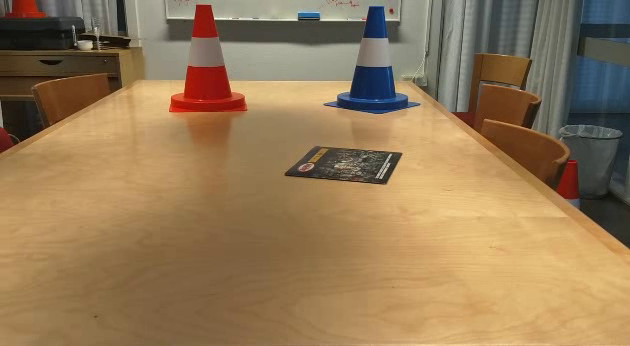
#> input picture frame 27 of multiple_cones_tracking_(exc2)/multiple_cone_tracking/videos/office-no_optical_flow.mp4, 630 x 346 px, given in place of office.mp4, which was not available
$ python model_tester.py
#> lines starting #> are read from the running program, lines starting #| are printed output that depends on the picture; after the words box and inside, x2 and y2 are one past the last pixel; in counts of white or black regions, pixels touching at a corner belong together; pictures that were not available may be replaced by others from this repository, and a replacement may not be noted
import numpy as np
import cv2

# this is the cascade we just made. Call what you want
cascade = cv2.CascadeClassifier("./trained_cascades/3/cascade.xml")

cap = cv2.VideoCapture('../KTH FSD Perception- Intro/office.mp4')

while True:
    ret, img = cap.read()
#> img is the input picture: shape (346, 630, 3); mean B, G, R 86.5, 121.7, 148.7
    gray = cv2.cvtColor(img, cv2.COLOR_BGR2GRAY)
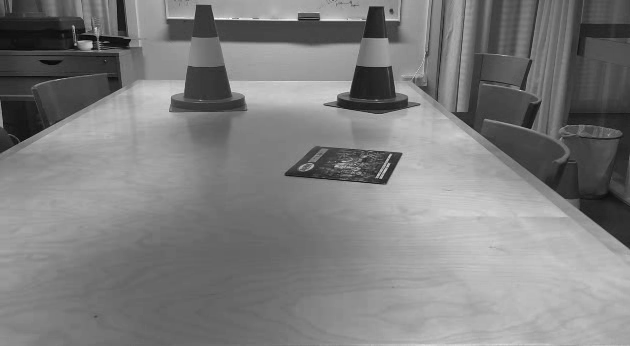
#> gray: shape (346, 630); min 6, max 250, mean 125.7

    img = cv2.resize(img, (300,150))
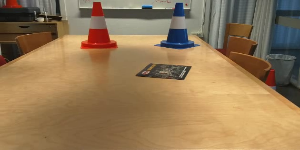
#> img: shape (150, 300, 3); mean B, G, R 86.5, 121.6, 148.6

    # image, reject levels level weights.
    cones = cascade.detectMultiScale(gray, scaleFactor=1.03, minNeighbors=15, minSize=(10,10), maxSize=(80,80))
#> cones = [[67, 14, 48, 48], [26, 47, 38, 38], [374, 49, 59, 59], [586, 102, 41, 41], [545, 131, 50, 50], [292, 147, 42, 42], [587, 177, 40, 40], [66, 39, 54, 54], [291, 41, 69, 69], [124, 35, 72, 72], [313, 105, 71, 71]]

    # add this
    for (x, y, w, h) in cones:
        cv2.rectangle(img, (x, y), (x + w, y + h), (255, 255, 0), 2)
#> this loop made 11 passes
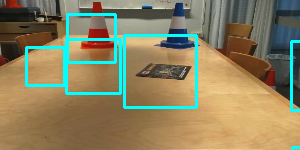
#> img: shape (150, 300, 3); 6.02% of pixels changed, all inside (x1, y1, x2, y2) = (25, 13, 300, 150)

    cv2.imshow('img', img)

    k = cv2.waitKey(30) & 0xff
#> (key Esc is pressed here)
    if k == 27:
        break

cap.release()
cv2.destroyAllWindows()

$ run again, starting later in the video
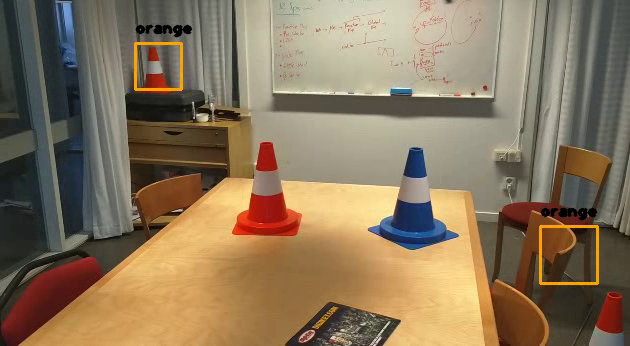
#> input picture frame 123 of multiple_cones_tracking_(exc2)/multiple_cone_tracking/videos/office-no_optical_flow.mp4, 630 x 346 px, given in place of office.mp4, which was not available
#> img is the input picture: shape (346, 630, 3); mean B, G, R 92.3, 118.2, 137.1
#> `gray = cv2.cvtColor(img, cv2.COLOR_BGR2GRAY)`:
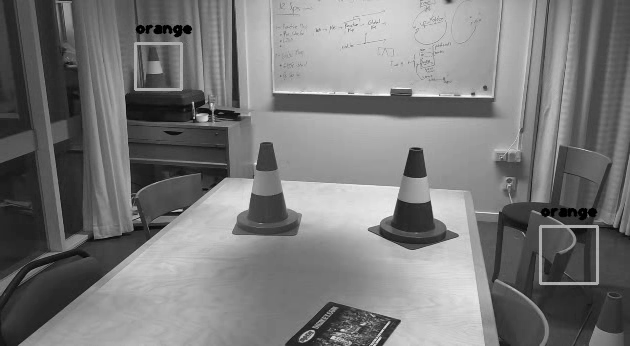
#> gray: shape (346, 630); min 0, max 252, mean 120.9
#> cones = [[133, 40, 49, 49], [22, 73, 45, 45], [34, 206, 58, 58], [7, 262, 44, 44], [152, 122, 42, 42], [533, 218, 68, 68], [225, 118, 71, 71], [175, 105, 63, 63], [239, 69, 72, 72], [380, 125, 74, 74], [388, 173, 76, 76]]
#> the loop `for (x, y, w, h) in cones:` made 11 passes
#> after the loop `for (x, y, w, h) in cones:`:
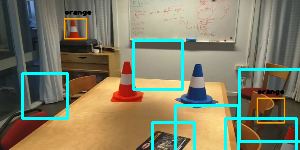
#> img: shape (150, 300, 3); mean B, G, R 102.7, 126.8, 128.7

$ run again, starting later in the video
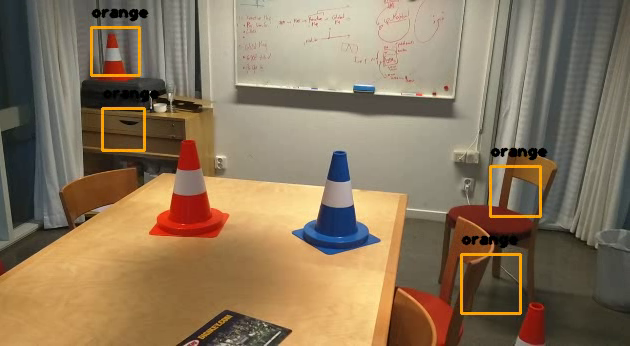
#> input picture frame 219 of multiple_cones_tracking_(exc2)/multiple_cone_tracking/videos/office-no_optical_flow.mp4, 630 x 346 px, given in place of office.mp4, which was not available
#> img is the input picture: shape (346, 630, 3); mean B, G, R 92.4, 118.6, 138.2
#> `gray = cv2.cvtColor(img, cv2.COLOR_BGR2GRAY)`:
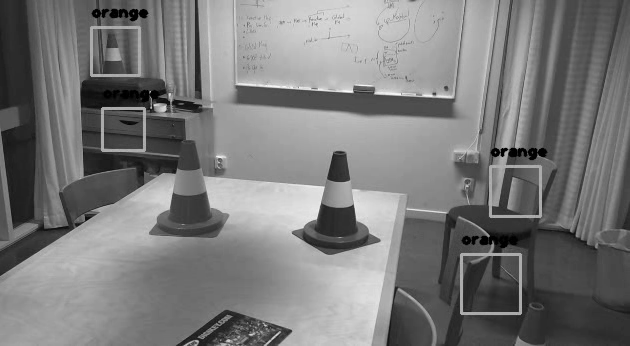
#> gray: shape (346, 630); min 0, max 250, mean 121.5
#> cones = [[90, 25, 52, 52], [488, 160, 53, 53], [34, 179, 54, 54], [441, 189, 48, 48], [110, 110, 62, 62], [448, 210, 57, 57], [455, 243, 68, 68], [264, 179, 61, 61], [430, 238, 69, 69], [203, 61, 71, 71], [311, 177, 74, 74], [161, 167, 73, 73]]
#> the loop `for (x, y, w, h) in cones:` made 12 passes
#> after the loop `for (x, y, w, h) in cones:`:
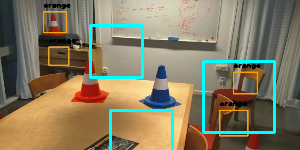
#> img: shape (150, 300, 3); mean B, G, R 99, 124.1, 132.2
